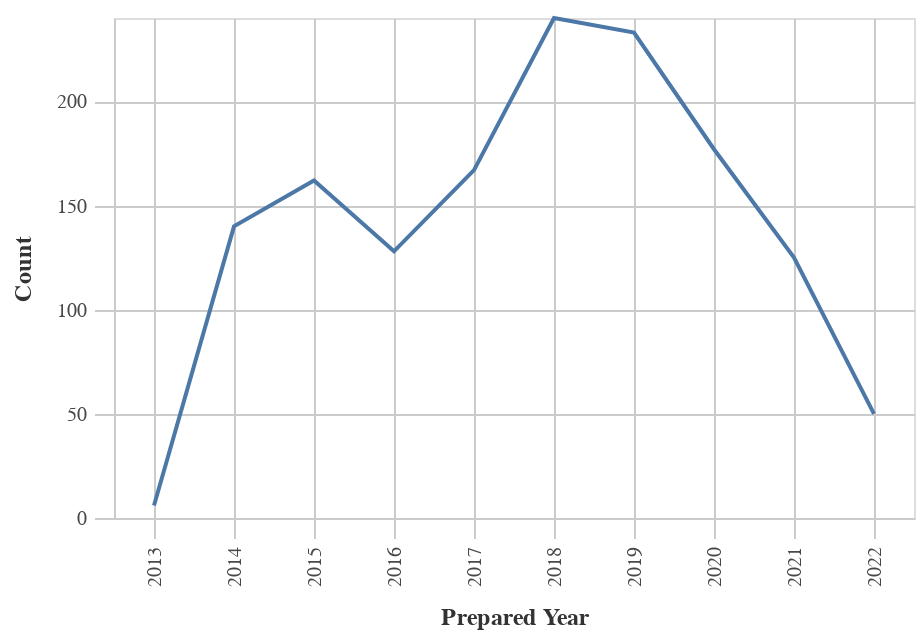

Notebook source saved alongside this figure:
### Code cell
#Line chart for Obligations by Year
chart_df = (df_top>>filter(_.variable=='prepared_y')).rename(columns= {"value":"Year"})
    
chart1= (_dla_utils_reports.basic_line_chart_test_no_save(chart_df, 'Year', 'count', district)).encode(x=alt.X('Year:O', title='Prepared Year'))
    
display(HTML("<h4><strong>Obligations by Year</strong></h4>"))
chart1

### Figure 1 — Vega-Lite specification as saved in the notebook (floating-point values rounded to 4 significant figures)
{"config": {"view": {"continuousWidth": 400, "continuousHeight": 300}, "axis": {"domainColor": "#cbcbcb", "grid": true, "gridColor": "#cbcbcb", "gridWidth": 1, "labelColor": "#474747", "labelFont": "Nunito Sans", "labelFontSize": 10, "labelPadding": 4, "tickColor": "#cbcbcb", "tickSize": 10, "titleColor": "#333", "titleFont": "Raleway", "titleFontSize": 12, "titlePadding": 10}, "axisBand": {"grid": false}, "background": "white", "font": "Raleway", "header": {"labelFont": "Nunito Sans", "titleFont": "Raleway"}, "legend": {"labelColor": "#333", "labelFont": "Nunito Sans", "labelFontSize": 11, "labelLimit": 0, "padding": 1, "symbolSize": 30, "symbolType": "square", "titleColor": "#333", "titleFont": "Raleway", "titleFontSize": 14, "titlePadding": 10}, "title": {"anchor": "middle", "font": "Raleway", "fontSize": 18, "fontWeight": 300, "offset": 20}}, "data": {"name": "data-79e48a46a0aded5040db3107c6e6967d"}, "mark": "line", "encoding": {"tooltip": [{"field": "Year", "type": "quantitative"}, {"field": "count", "type": "quantitative"}], "x": {"field": "Year", "title": "Prepared Year", "type": "ordinal"}, "y": {"field": "count", "title": "Count", "type": "quantitative"}}, "height": 250, "width": 400, "$schema": "https://vega.github.io/schema/vega-lite/v4.17.0.json", "datasets": {"data-79e48a46a0aded5040db3107c6e6967d": [{"Year": 2018.0, "count": 240, "variable": "prepared_y"}, {"Year": 2019.0, "count": 233, "variable": "prepared_y"}, {"Year": 2020.0, "count": 177, "variable": "prepared_y"}, {"Year": 2017.0, "count": 167, "variable": "prepared_y"}, {"Year": 2015.0, "count": 162, "variable": "prepared_y"}, {"Year": 2014.0, "count": 140, "variable": "prepared_y"}, {"Year": 2016.0, "count": 128, "variable": "prepared_y"}, {"Year": 2021.0, "count": 125, "variable": "prepared_y"}, {"Year": 2022.0, "count": 50, "variable": "prepared_y"}, {"Year": 2013.0, "count": 6, "variable": "prepared_y"}]}}
